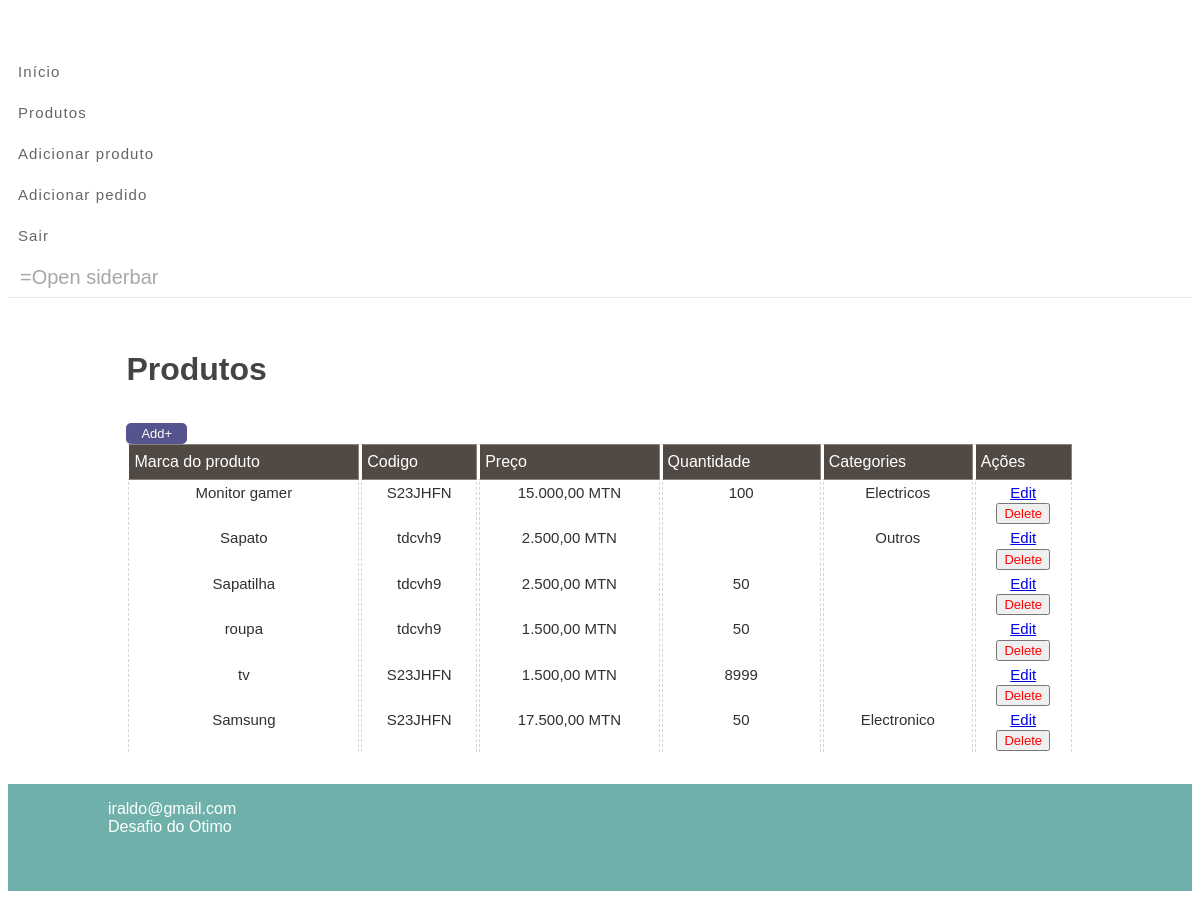
/view/produtos (signed in), run on the app's committed database.
### tables this page shows
CREATE TABLE `tb_produto` (
  `id_produto` int(11) NOT NULL,
  `id_usuario` int(11) NOT NULL,
  `photo` varchar(100) NOT NULL,
  `sku` varchar(50) NOT NULL,
  `name` varchar(50) NOT NULL,
  `price` varchar(20) NOT NULL,
  `quantity` varchar(20) NOT NULL,
  `category` varchar(255) NOT NULL,
  `description` mediumtext NOT NULL,
  `status` int(11) NOT NULL
);

### controller/Produto.php (called while the page is built, shortened)
<?php
class Produto
 {
	public function showProducts()
	{
		include '../model/conexao.php';
		$query="SELECT * FROM tb_produto";
		$stmt = $conexao->query($query);
		$produtos = $stmt->fetchAll(PDO::FETCH_ASSOC);
		return $produtos;
	}
}

### view/produtos.php (the view, shortened to what this page needs)
<?php
include 'layout/header.php';
include '../controller/Produto.php';
$produto = new Produto();
$produtos = $produto->showProducts();
?>
<main class="content">
	<div class="header-list-page">
		<h1 class="title">Produtos</h1>
	</div>
	<a href="cadastrar-produto" class="btn-action">Add+</a>
	<table class="data-grid">
		<tr class="data-row">
			<th class="data-grid-th">
				<span class="data-grid-cell-content">Marca do produto</span>
			</th>
			<th class="data-grid-th">
				<span class="data-grid-cell-content">Codigo</span>
			</th>
			<th class="data-grid-th">
				<span class="data-grid-cell-content">Preço</span>
			</th>
			<th class="data-grid-th">
				<span class="data-grid-cell-content">Quantidade</span>
			</th>
			<th class="data-grid-th">
				<span class="data-grid-cell-content">Categories</span>
			</th>
			<th class="data-grid-th">
				<span class="data-grid-cell-content">Ações</span>
			</th>
		</tr>
		<?php foreach($produtos as $prod) {
			if($prod['id_usuario'] == $_SESSION['id']) {
				$price = floatval($prod['price']);
				$price = number_format($price, 2, ',' , '.');
		?>
				<tr>
					<td class="data-grid-td">
						<span class="data-grid-cell-content"><?php echo $prod['name']; ?></span>
					</td>
					<td class="data-grid-td">
						<span class="data-grid-cell-content"><?php echo $prod['sku']; ?></span>
					</td>
					<td class="data-grid-td">
						<span class="data-grid-cell-content"><?php echo $price; ?> MTN</span>
					</td>
					<td class="data-grid-td">
						<span class="data-grid-cell-content"><?php echo $prod['quantity']; ?></span>
					</td>
					<td class="data-grid-td">
						<span class="data-grid-cell-content"><?php echo $prod['category']; ?></span>
					</td>
					<td class="data-grid-td">
						<div class="actions">
							<div class="action edit">
								<a href="editar-produto?id=<?php echo $prod['id_produto']; ?>"><span>Edit</span></a>
							</div>
							<div class="action delete">
								<form action="../model/deletar/produto.php" method="post">
									<input type="submit" value="Delete" style="color: red; font-size: 13px;">
								</form>
							</div>
						</div>
					</td>
				</tr>
		<?php
			}
		}
		?>
	</table>
</main>
<?php include 'layout/footer.php'; ?>

### public/css/style.css (style rules this page uses)
h1 { margin: 1rem; }
main { padding: 0 15px; }
.content { width: 80%; margin: 0 auto; padding: 30px 0; }
.header-list-page { display: -webkit-flex; display: -ms-flexbox; display: flex; -webkit-flex-wrap: wrap; flex-wrap: wrap; justify-content: space-between; margin: 0 0 30px 0; }
.title { margin: 6px 0; }
.btn-action { background-color: #0f0d5f; opacity: 70%; border-color: #313030; color: #fff; text-shadow: 1px 1px 0 rgba(0, 0, 0, 0.25); padding: 3px 15px; font-size: 13px; text-decoration: none; border-radius: 5px; }
.data-grid { border: none; font-size: 1.0rem; margin-bottom: 0; width: 100%; }
.data-grid .data-grid-th { background: #514943; border: .1rem solid #8a837f; border-left-color: transparent; color: #fff; font-weight: 200; padding: 0; text-align: left; background-clip: padding-box; color: #fff; padding: 8px 5px; position: relative; vertical-align: middle; }
.data-grid .data-grid-td { border-left: .1rem dashed #d6d6d6; border-right: .1rem dashed #d6d6d6; color: #303030; font-size: 15px; line-height: 1.36; text-align: center; transition: background-color .1s linear; vertical-align: top; }

### data on the page
tb_produto: name "Monitor gamer", sku "S23JHFN", price "15.000,00", quantity "100", category "Electricos"
tb_produto: name "Sapato", sku "tdcvh9", price "2.500,00", category "Outros"
tb_produto: name "Sapatilha", sku "tdcvh9", price "2.500,00", quantity "50"
tb_produto: name "roupa", sku "tdcvh9", price "1.500,00", quantity "50"
tb_produto: name "tv", sku "S23JHFN", price "1.500,00", quantity "8999"
tb_produto: name "Samsung", sku "S23JHFN", price "17.500,00", quantity "50", category "Electronico"
